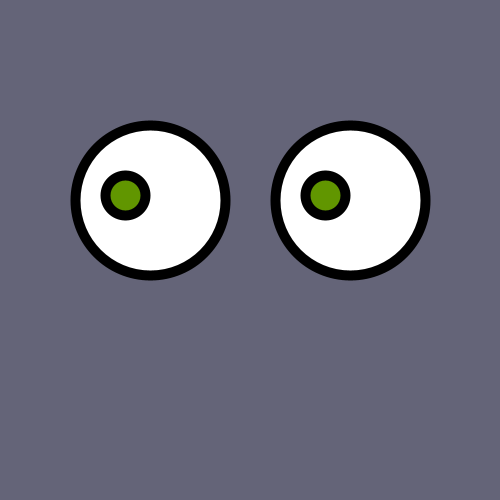
Frame 1 (no input)
Frame 60 (the mouse pressed at the canvas centre just before this capture): identical to frame 1, image omitted
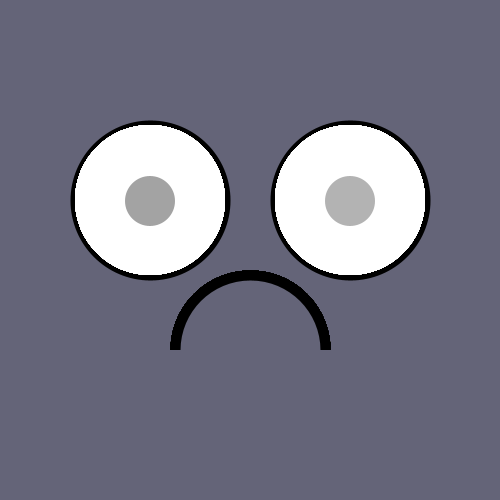
Frame 120 (the mouse held since frame 60 and released just before this capture)

The Processing sketch that drew these frames (run headless with seeded random() and noise(); from frame 60 on, the mouse is pressed at the canvas centre):

// Processing sketch: processing_98723
// ── processing_98723.pde

void setup() {
  size(500, 500);
  background(100, 100, 120);
  smooth();
}
 
void draw() {
  stroke(0);
  strokeWeight(10);
  if (mousePressed== false) {
      background(100, 100, 120);
    //L Eye
    fill(255);
    ellipse(300/2, 400/2, 150, 150);
 
    //R Eye
    fill(255);
    ellipse(700/2, 400/2, 150, 150);
 
    //L Ball
    fill(97, 150, 0);
    ellipse((mouseX/10) + 125, (mouseY/40) + 195, 40, 40);
 
    //R Ball
    fill(97, 150, 0);
    ellipse((mouseX/10) + 325, (mouseY/40) + 195, 40, 40);
  }
  else {
    noStroke();
    fill(255);
    ellipse(700/2, 400/2, 150, 150);
    fill(random(0, 255));
    ellipse((mouseX/10) + 325, (mouseY/40) + 195, 50, 50);
 
    fill(255);
    ellipse(300/2, 400/2, 150, 150);
    fill(random(0, 255));
    ellipse((mouseX/10) + 125, (mouseY/40) + 195, 50, 50);
    
    stroke(0);
    strokeWeight(10);
    fill(100, 100, 120);
    ellipse(250, 350, 150, 150);
    noStroke();
    fill(100, 100, 120);
    rect(100, 350, 500, 150);
  }
}
